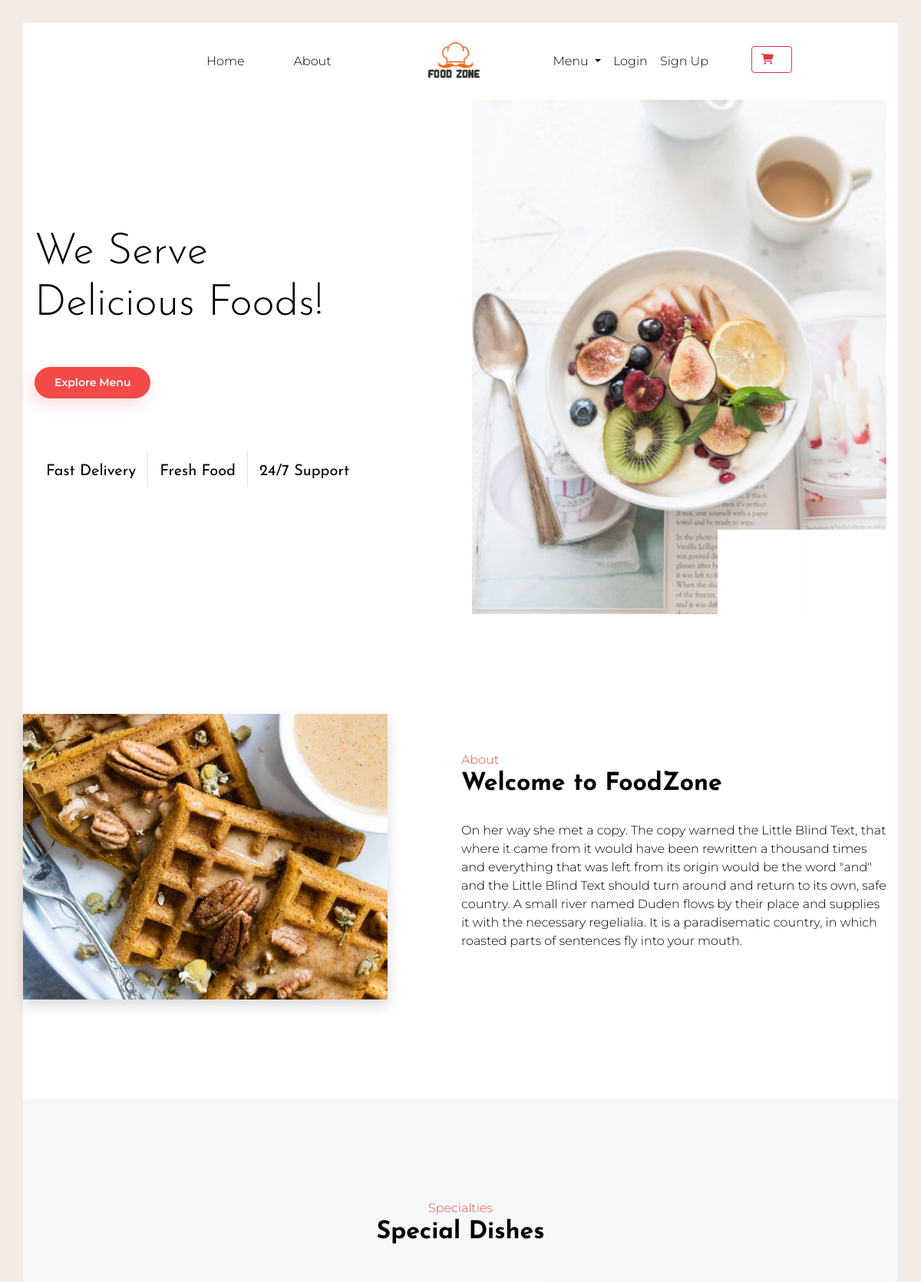
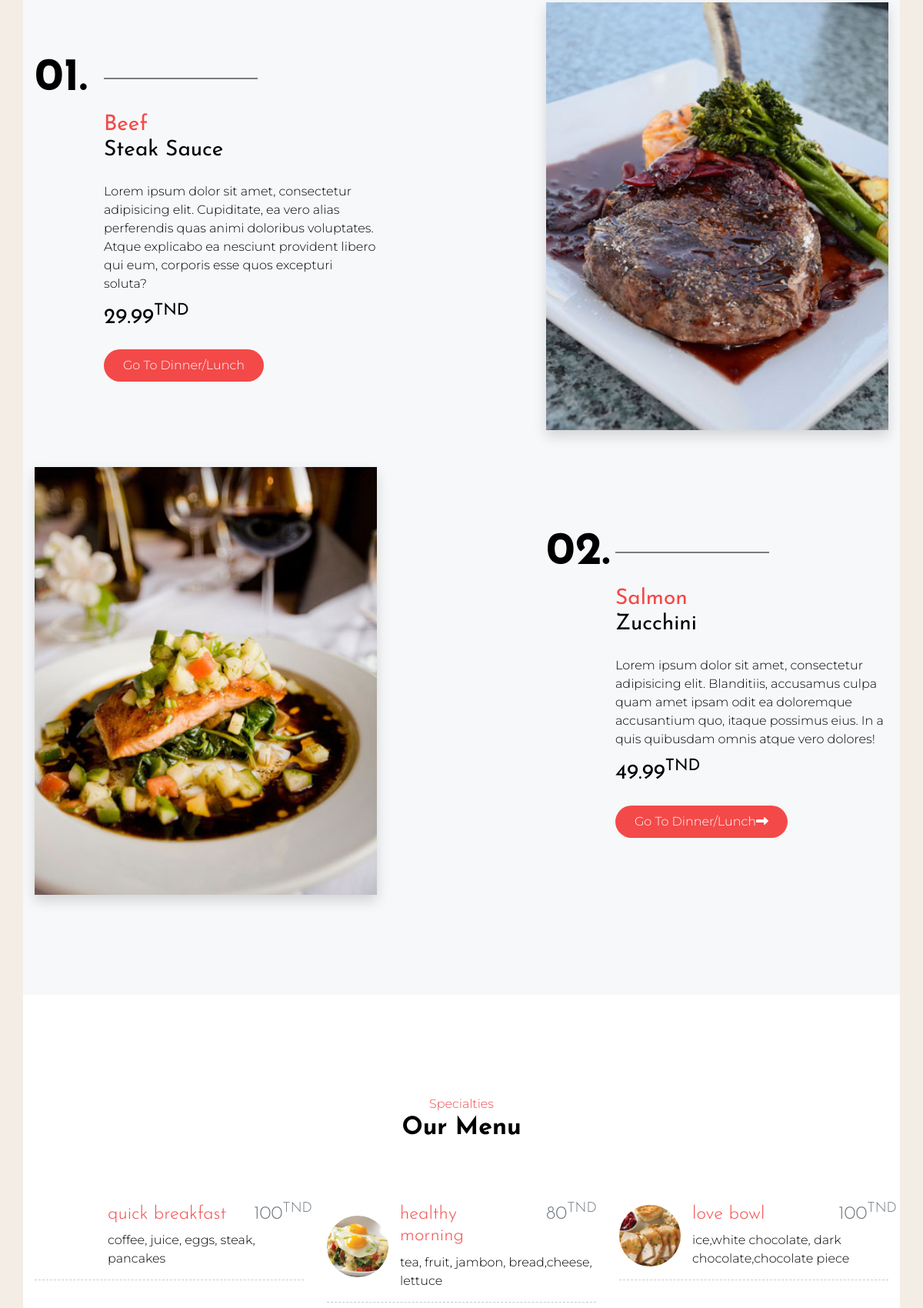
The page / (upper part) on the database its author committed (2 pictures, top to bottom).
### tables this page shows
CREATE TABLE IF NOT EXISTS `produits` (
  `pid` int(11) NOT NULL AUTO_INCREMENT,
  `name` varchar(120) NOT NULL,
  `description` text NOT NULL,
  `price` int(10) NOT NULL,
  `file` text NOT NULL,
  `type` varchar(20) NOT NULL,
  PRIMARY KEY (`pid`)
);

### index.php (the view, shortened to what this page needs)
<?php
$rq = "SELECT * FROM produits ORDER BY pid LIMIT 10";
$db = new BasesDonnees;
$pr = $db->connectDB();
$result = $pr->prepare($rq);
$result->execute();
?>
<!DOCTYPE html>
<html lang="en">
<head>
    <link rel="stylesheet" href="vendor/bootstrap/bootstrap.min.css">
    <link rel="stylesheet" href="vendor/select2/select2.min.css">
    <link rel="stylesheet" href="vendor/owlcarousel/owl.carousel.min.css">
    <link rel="stylesheet" href="https://cdn.rawgit.com/noelboss/featherlight/1.7.13/release/featherlight.min.css">
    <link rel="stylesheet"
        href="https://cdnjs.cloudflare.com/ajax/libs/tempusdominus-bootstrap-4/5.0.1/css/tempusdominus-bootstrap-4.min.css">
    <link rel="stylesheet" href="https://cdnjs.cloudflare.com/ajax/libs/font-awesome/5.8.1/css/brands.css">
    <link rel="stylesheet" href="https://cdn.linearicons.com/free/1.0.0/icon-font.min.css">
    <link rel="stylesheet" href="https://use.fontawesome.com/releases/v5.8.1/css/all.css"
>
    <link rel="stylesheet" href="css/style.css">
</head>
<body id="Index" data-spy="scroll" data-target="#navbar" class="static-layout">
    <div class="boxed-page">
        <nav id="navbar-header" class="navbar navbar-expand-lg">
            <div class="container">
                <div class="collapse navbar-collapse justify-content-between" id="navbarSupportedContent">
                    <ul class="navbar-nav d-flex justify-content-between">
                        <li class="nav-item only-desktop">
                            <a class="nav-link" id="side-nav-open" href="#"></a>
                        </li>
                        <div class="d-flex flex-lg-row flex-column">
                            <li class="nav-item active mr-5">
                                <a class="nav-link" href="index.php">Home <span class="sr-only">(current)</span></a>
                            </li>
                            <li class="nav-item mr-5">
                                <a class="nav-link" href="#about">About</a>
                            </li>
                        </div>
                    </ul>
                    <a class="navbar-brand navbar-brand-center d-flex align-items-center only-desktop" href="index.php">
                        <img src="img/logo.png" alt="">
                    </a>
                    <ul class="navbar-nav d-flex justify-content-between">
                        <div class="d-flex flex-lg-row flex-column">
                            <li class="nav-item dropdown">
                                <a class="nav-link dropdown-toggle" href="#" id="navbarDropdown" role="button"
                                    data-toggle="dropdown" aria-haspopup="true" aria-expanded="false">
                                    Menu
                                </a>
                            </li>
                            <?php
                            if(isset($_SESSION['name'])){
                            ?>
                            <li class="nav-item">
                            <img src="client/<?php echo $_SESSION['img']; ?>"  style="width:40px; height:40px; border-radius:50%;">
                            </li>
                            <li class="nav-item">
                                <a href="client/profil.php" class="nav-link"><?php echo $_SESSION['name']; ?></a>
                            </li>
                            <li class="nav-item dropdown">
                                <a class="nav-link" href="client/logout.php?logout">Logout</a>
                            </li>
                            <li class="nav-item ml-5">
                            <style>
                                .btn-outline-danger:hover {
                                    color:white !important;
                                }
                            </style>
                                <a href="listepanier.php" class="btn btn-outline-danger">
                                    <i class="fa fa-shopping-cart" style="opacity:1"></i>
                                    &nbsp;&nbsp;<span class="badge badge-sm-light" id="success"></span>
                                </a>
                            </li>
                            <?php }else {?>
                            <li class="nav-item">
                                <a class="nav-link" href="client/loginc.php">Login</a>
                            </li>
                            <li class="nav-item dropdown">
                                <a class="nav-link" href="client/register.php">Sign Up</a>
                            </li>
                            <li class="nav-item ml-5">
                                <a href="listepanier.php" class="btn btn-outline-danger">
                                    <i class="fa fa-shopping-cart" style="opacity:1"></i>
                                </a>
                            </li>
                            <?php } ?>
                        </div>
                    </ul>
                </div>
            </div>
        </nav>
        <div class="hero">
            <div class="container">
                <div class="row d-flex align-items-center">
                    <div class="col-lg-6 hero-left">
                        <h1 class="display-4 mb-5">We Serve <br>Delicious Foods!</h1>
                        <div class="mb-2">
                            <a class="btn btn-primary btn-shadow btn-lg" href="lundin.php" role="button">Explore Menu</a>
                        </div>
                        <ul class="hero-info list-unstyled d-flex text-center mb-0">
                            <li class="border-right">
                                <h5>
                                    Fast Delivery
                                </h5>
                            </li>
                            <li class="border-right">
                                <h5>
                                    Fresh Food
                                </h5>
                            </li>
                            <li class="">
                                <h5>
                                    24/7 Support
                                </h5>
                            </li>
                        </ul>
                    </div>
                    <div class="col-lg-6 hero-right">
                        <div class="owl-carousel owl-theme hero-carousel">
                            <div class="item">
                                <img class="img-fluid" src="img/hero-1.jpg" alt="">
                            </div>
                        </div>
                    </div>
                </div>
            </div>
        </div>
        <section id="gtco-welcome" class="bg-white section-padding">
            <div class="container">
                <div class="section-content">
                    <div class="row">
                        <div class="col-sm-5 img-bg d-flex shadow align-items-center justify-content-center justify-content-md-end img-2"
                            style="background-image: url(img/hero-2.jpg);">
                        </div>
                        <div class="col-sm-7 py-5 pl-md-0 pl-4" id="about">
                            <div class="heading-section pl-lg-5 ml-md-5">
                                <span class="subheading">
                                    About
                                </span>
                                <h2>
                                    Welcome to FoodZone
                                </h2>
                            </div>
                            <div class="pl-lg-5 ml-md-5">
                                <p>On her way she met a copy. The copy warned the Little Blind Text, that where it came
                                    from it would have been rewritten a thousand times and everything that was left from
                                    its origin would be the word "and" and the Little Blind Text should turn around and
                                    return to its own, safe country. A small river named Duden flows by their place and
                                    supplies it with the necessary regelialia. It is a paradisematic country, in which
                                    roasted parts of sentences fly into your mouth.</p>
                            </div>
                        </div>
                    </div>
                </div>
            </div>
        </section>
        <section id="gtco-special-dishes" class="bg-grey section-padding">
            <div class="container">
                <div class="section-content">
                    <div class="heading-section text-center">
                        <span class="subheading">
                            Specialties
                        </span>
                        <h2>
                            Special Dishes
                        </h2>
                    </div>
                    <div class="row mt-5">
                        <div class="col-lg-5 col-md-6 align-self-center py-5">
                            <h2 class="special-number">01.</h2>
                            <div class="dishes-text">
                                <h3><span>Beef</span><br> Steak Sauce</h3>
                                <p class="pt-3">Lorem ipsum dolor sit amet, consectetur adipisicing elit. Cupiditate, ea
                                    vero alias perferendis quas animi doloribus voluptates. Atque explicabo ea nesciunt
                                    provident libero qui eum, corporis esse quos excepturi soluta?</p>
                                <h3 class="special-dishes-price">29.99<sup>TND</sup></h3>
                                <a href="lundin.php" class="btn-primary mt-3">Go to Dinner/lunch</a>
                            </div>
                        </div>
                        <div class="col-lg-5 offset-lg-2 col-md-6 align-self-center mt-4 mt-md-0">
                            <img src="img/steak.jpg" alt="" class="img-fluid shadow w-100">
                        </div>
                    </div>
                    <div class="row mt-5">
                        <div class="col-lg-5 col-md-6 align-self-center order-2 order-md-1 mt-4 mt-md-0">
                            <img src="img/salmon-zucchini.jpg" alt="" class="img-fluid shadow w-100">
                        </div>
                        <div class="col-lg-5 offset-lg-2 col-md-6 align-self-center order-1 order-md-2 py-5">
                            <h2 class="special-number">02.</h2>
                            <div class="dishes-text">
                                <h3><span>Salmon</span><br> Zucchini</h3>
                                <p class="pt-3">Lorem ipsum dolor sit amet, consectetur adipisicing elit. Blanditiis,
                                    accusamus culpa quam amet ipsam odit ea doloremque accusantium quo, itaque possimus
                                    eius. In a quis quibusdam omnis atque vero dolores!</p>
                                <h3 class="special-dishes-price">49.99<sup>TND</sup></h3>
                                <a href="lundin.php"  class="btn-primary mt-3">Go to Dinner/lunch<span><i
                                            class="fa fa-long-arrow-right"></i></span></a>
                            </div>
                        </div>
                    </div>
                </div>
            </div>
        </section>
        <section id="gtco-menu" class="section-padding">
            <div class="container">
                <div class="section-content">
                    <div class="row mb-5">
                        <div class="col-md-12">
                            <div class="heading-section text-center">
                                <span class="subheading">
                                    Specialties
                                </span>
                                <h2>
                                    Our Menu
                                </h2>
                            </div>
                        </div>
                    </div>
                    <div class="row">
                    <?php
                    while ($data = $result->fetch()) {
                    ?>
                        <div class="col-lg-4 menu-wrap">
                            <div class="menus d-flex align-items-center">
                                <div class="menu-img rounded-circle">
                                    <img class="img-fluid" src="admin/uploads/<?php echo $data['file'] ?>" alt="">
                                </div>
                                <div class="text-wrap">
                                    <div class="row align-items-start">
                                        <div class="col-8">
                                            <h4><a href="prod_detail.php?id=<?php echo $data['pid'] ?>"><?php echo $data['name'] ?></a></h4>
                                        </div>
                                        <div class="col-4">
                                            <h4 class="text-muted menu-price"><?php echo $data['price'] ?><sup>TND</sup></h4>
                                        </div>
                                    </div>
                                    <p><?php echo $data['description']?></p>
                                </div>
                            </div>
                        </div>
                        <?php
                            }
                        ?>
                    </div>
                </div>
            </div>
        </section>
    </div>
</body>
</html

### css/style.css (style rules this page uses)
html { overflow-x: hidden; }
body#Index { font-family: 'Montserrat', sans-serif; font-weight: 300; color: #000; background-color: #f4ede5; }
.h1, .h2, .h3, .h4, .h5, .h6, h1, h2, h3, h4, h5, h6 { font-family: 'Josefin Sans', sans-serif; font-weight: 400; }
h1, h2 { font-weight: 700; }
.subheading { color: #f34949; }
.bg-white { background-color: #fff; }
.bg-grey { background-color: #f7f8f9; }
a { color: #f34949; }
.boxed-page { position: relative; border-color: #ededed; background-color: #fff; }
.boxed-page .section-padding { padding-top: 65px; padding-bottom: 65px; }
@media (min-width: 992px) { .boxed-page .section-padding { padding-top: 130px; padding-bottom: 130px; } }
@media (min-width: 1200px) { .boxed-page { margin: 30px; } }
.img-bg { background-size: cover; background-repeat: no-repeat; background-position: center center; }
.navbar-brand-center { padding-left: 70px; padding-right: 70px; }
.navbar-brand-center img { height: 50px; }
.nav-link { color: #000; }
#navbar-header { height: 100px; }
@media (min-width: 1024px) { #navbar-header .navbar-nav { width: 50%; } }
.btn { font-size: 14px; font-weight: 600; }
.btn-primary { display: inline-block; background-color: #f34949; border-color: #f34949; color: #fff; border-radius: 30px; padding: 9px 25px; text-transform: capitalize; -webkit-transition: all 0.3s ease 0s; -moz-transition: all 0.3s ease 0s; -o-transition: all 0.3s ease 0s; transition: all 0.3s ease 0s; }
.btn-shadow { box-shadow: -5px 8px 20px 0px rgba(229, 16, 2, 0.15); }
.hero { height: 600px; position: relative; }
@media (min-width: 992px) { .hero { height: calc(100vh - 130px); } }
.hero-info { padding-top: 60px; }
.hero-info li { padding-right: 15px; padding-left: 15px; }
.hero-carousel .owl-item img { height: 600px; object-fit: cover; max-width: 100%; }
@media (min-width: 992px) { .hero-carousel .owl-item img { height: calc(100vh - 130px); } }
.heading-section { margin-bottom: 30px; }
.menu-img { overflow: hidden; height: 80px; width: 80px; }
.menu-img img { transition: all .5s ease; height: 100%; object-fit: cover; }
.menu-price { text-align: right; }
.menus { padding-bottom: 15px; margin-bottom: 15px; border-bottom: 1px dashed #ccc; }
.menus p, .menus h3 { margin-bottom: 0; }
.menus .text-wrap { width: calc(100% - 95px); margin-left: 15px; }
.menus .text-wrap h4 { font-weight: 300; }
#gtco-special-dishes .special-number { position: relative; font-size: 60px; }
#gtco-special-dishes .special-number:after { content: ''; position: absolute; top: 50%; transform: translateY(-50%); left: 90px; width: 200px; height: 1px; background: #000; }
#gtco-special-dishes h3 span { color: #f34949; }
.dishes-text { padding-left: 90px; }

### rows shown on the page
produits: name "quick breakfast", price "100", description "coffee, juice, eggs, steak, pancakes"
produits: file (picture), name "healthy morning", price "80", description "tea, fruit, jambon, bread,cheese, lettuce"
produits: file (picture), name "love bowl", price "100", description "ice,white chocolate, dark chocolate,chocolate piece"
